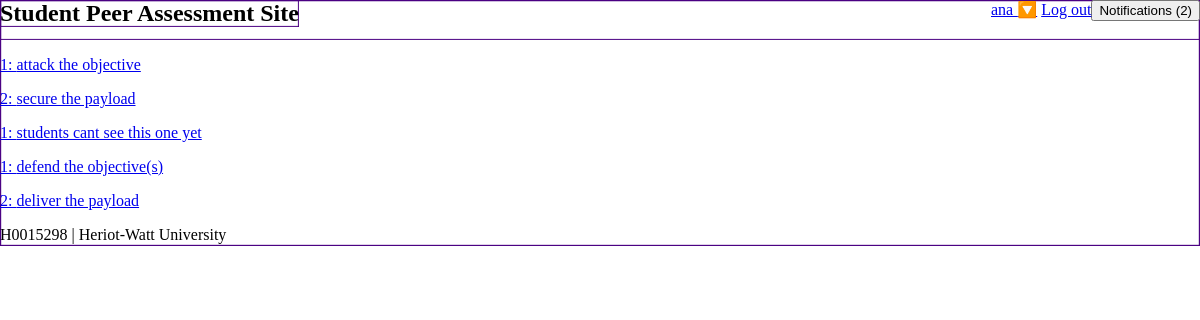
The page /student/cw/ (signed in) on the database its author committed.
### student/models.py (models this page shows, shortened)
class Coursework(m.Model):
    name = m.CharField(max_length=128)
    descriptor = m.URLField()
    course = m.ForeignKey(Course, m.CASCADE)
    state = m.CharField(max_length=1,
                        choices=CourseworkState.POSSIBLE_STATES,
                        default=CourseworkState.INVISIBLE)

### student/views.py (the view, shortened to what this page needs)
# urls.py: url('cw/(?P<singlecw>[0-9a-zA-Z\-_]*)', views.detail_coursework, name='cw'),
@login_required()
def detail_coursework(request, singlecw=None):
    if singlecw is None or singlecw == "":
        available = retrieve_coursework(request)
        return render(request, 'student/choose_coursework.html', {'courseworks': available})

### student/permission.py (called while the page is built)
def can_view_coursework(user, coursework):
    is_enrolled = m.EnrolledUser.objects.filter(login=user).filter(course=coursework.course)
    if is_enrolled != 1:
        return False
    return coursework.is_visible()

### student/views.py (called while the page is built)
def retrieve_coursework(request):
    logged_in_user = request.user
    enrolled_courses = m.EnrolledUser.objects.filter(login=logged_in_user).values('course')
    courses_for_user = m.Course.objects.filter(id__in=enrolled_courses)
    all_courseworks_for_user = m.Coursework.objects.filter(course__in=courses_for_user)
    visible_courseworks = []
    for item in all_courseworks_for_user:
        if p.can_view_coursework(logged_in_user, item):
            visible_courseworks.append(item)
    return all_courseworks_for_user.values_list('id', 'state', 'course', 'name').order_by(
        'state') # todo this thing

### templates/student/choose_coursework.html (shortened to what this page needs)
{% extends "student/base.html" %}
{% block content %}
    {% if courseworks %}
        {% for id, state, course, title in courseworks %}
            <p><a href="/student/cw/{{ id }}" class="{{ state }}">{{ course }}:
                {{ title }}</a></p>
        {% endfor %}
    {% else %}
        <div>No courseworks available right now</div>
    {% endif %}
{% endblock %}

### templates/student/base.html (shortened to what this page needs)
{% load static %}
<!DOCTYPE html>
<html lang="en">
<head>
    <link rel="stylesheet" type="text/css" href="{%  static "student/css/main.css" %}" />
    <link rel="stylesheet" type="text/css" href="{%  static "student/css/notify_box.css" %}" />
</head>
<body>
    {% block header %}
        <nav>
            <h1>{% block headertitle %}Student Peer Assessment Site{% endblock %}</h1>
            <button id="note_count" onclick="toggle_notes_status()">Notifications (0)</button>
            {% if request.user %}
                <div id="userMenu">
                    <a href="#userMenu">{{ request.user }} 🔽</a>
                    <a href="{% url 'logout'%}">Log out</a>
                </div>
            {% else %}
                <div id="userMenu"><a href="#userMenu">Not logged in</a></div>
            {% endif %}
        </nav>
    {% endblock %}
    <main>
        {% block content %}{% endblock %}
    </main>
    {% block footer %}
        <footer>H0015298 | Heriot-Watt University</footer>
    {% endblock %}
</body>
</html>

### student/static/student/css/main.css (style rules this page uses)
html, body { padding: 0; margin: 0; }
nav { width: 100%; height: 40px; margin-bottom: 15px; }
nav h1 { float: left; margin: 0; }
nav div { float: right; }
footer { margin-top: 15px; width: 100%; height: 20px; }

### student/static/student/css/notify_box.css (style rules this page uses)
#note_count { float: right; }

### rows shown on the page
Coursework: courseworks "attack the objective"
Coursework: courseworks "secure the payload"
Coursework: courseworks "students cant see this one yet"
Coursework: courseworks "defend the objective(s)"
Coursework: courseworks "deliver the payload"

### other values the page prints
{{ request.user }} "ana"
{{ course }} "1" "2" "1" "1" "2"
